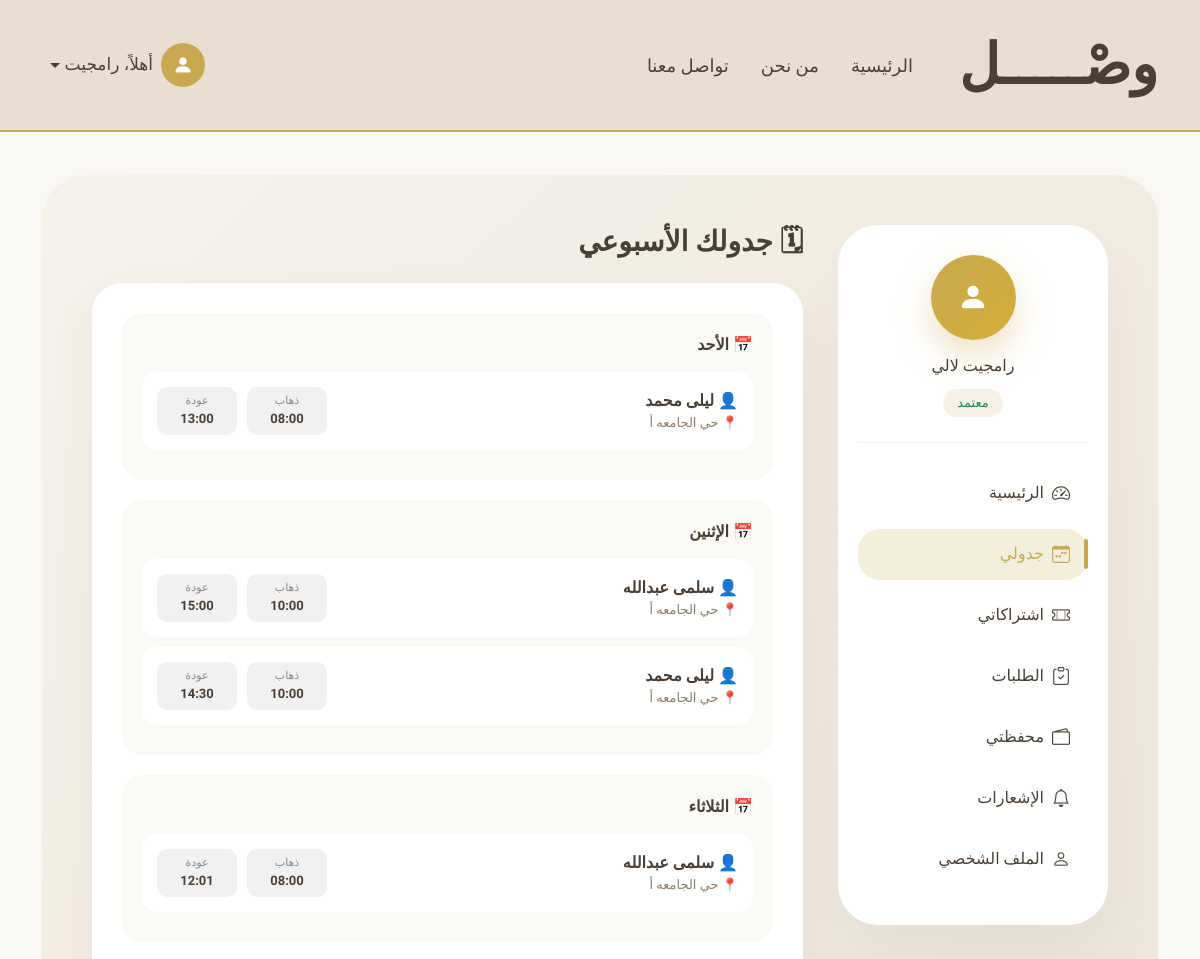
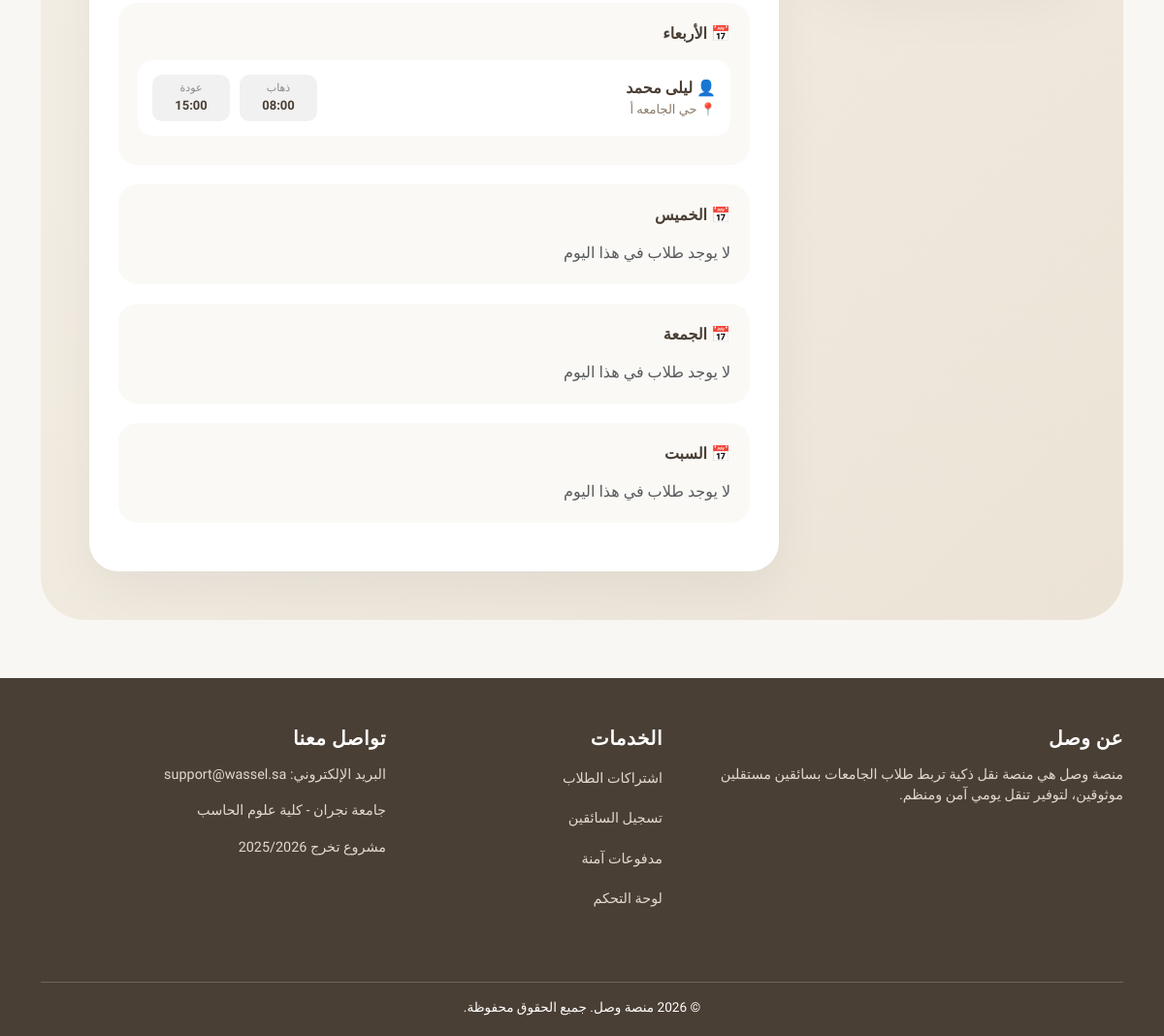
The app's page /driver/schedule/ (signed in) with its own data (2 pictures, top to bottom).
### accounts/models.py (models this page shows, shortened)
class User(AbstractUser):
    username = None  # حذفنا username رسميًا
    ROLE_CHOICES = (
        ('student', 'طالب'),
        ('driver', 'سائق'),
        ('admin', 'مدير'),  # 🔥 الجديد
    )
    STATUS_CHOICES = (
        ('active', 'Active'),
        ('banned', 'Banned'),
    )
    ADMIN_LEVELS = (
        (1, "Super Admin"),
        (2, "Manager"),
    )
    admin_level = models.IntegerField(
        choices=ADMIN_LEVELS,
        null=True,
        blank=True
    )
    email = models.EmailField(unique=True)
    role = models.CharField(
        max_length=20,
        choices=ROLE_CHOICES,
        default='student'
    )
    phone = models.CharField(max_length=20)
    city = models.ForeignKey(
        City,
        on_delete=models.PROTECT,
        related_name="users",
        verbose_name="المدينة"
    )
    status = models.CharField(
        max_length=20,
        choices=STATUS_CHOICES,
        default='active'
    )
    USERNAME_FIELD = "email"
    REQUIRED_FIELDS = ["first_name", "last_name", "phone"]
    objects = CustomUserManager()

### subscriptions/models.py (models this page shows, shortened)
class Subscription(models.Model):
    DURATION_CHOICES = (
        ("monthly", "شهري"),
        ("semester", "فصلي"),
    )
    STATUS_CHOICES = (
        ("active", "Active"),
        ("inactive", "Inactive"),
        ("full", "Full"),
    )
    driver = models.ForeignKey(
        DriverProfile,
        on_delete=models.CASCADE,
        related_name="subscriptions"
    )
    neighborhood = models.CharField(max_length=200)
    price = models.DecimalField(max_digits=8, decimal_places=2)
    seats = models.PositiveIntegerField()
    available_seats = models.PositiveIntegerField()
    duration = models.CharField(
        max_length=20,
        choices=DURATION_CHOICES
    )
    status = models.CharField(
        max_length=20,
        choices=STATUS_CHOICES,
        default="active"
    )
    start_date = models.DateField()
    end_date = models.DateField()
    notes = models.TextField(blank=True, null=True)
    created_at = models.DateTimeField(auto_now_add=True)

class SubscriptionRequestSchedule(models.Model):
    DAYS_OF_WEEK = (
        ("sunday", "الأحد"),
        ("monday", "الإثنين"),
        ("tuesday", "الثلاثاء"),
        ("wednesday", "الأربعاء"),
        ("thursday", "الخميس"),
        ("friday", "الجمعة"),
        ("saturday", "السبت"),
    )
    request = models.ForeignKey(
        SubscriptionRequest,
        on_delete=models.CASCADE,
        related_name="schedule"
    )
    day_of_week = models.CharField(
        max_length=20,
        choices=DAYS_OF_WEEK
    )
    pickup_time = models.TimeField(blank=True, null=True)
    return_time = models.TimeField(blank=True, null=True)
    is_off_day = models.BooleanField(default=False)

### driver/views.py (the view)
# urls.py: path("schedule/", views.driver_schedule, name="schedule"),
@login_required
def driver_schedule(request):
    if request.user.role != "driver":
        return redirect("main:index")
    profile = request.user.driver_profile
    approved_requests = SubscriptionRequest.objects.filter(
        subscription__driver=profile,
        status="approved"
    ).prefetch_related("schedule", "student__user", "subscription")
    weekly_schedule = defaultdict(list)
    for req in approved_requests:
        for s in req.schedule.all():
            if s.is_off_day:
                continue
            day_name = DAYS_MAP.get(s.day_of_week.lower(), s.day_of_week)
            weekly_schedule[day_name].append({
                "student": req.student.user.get_full_name(),
                "neighborhood": req.subscription.neighborhood,
                "pickup": s.pickup_time,
                "return": s.return_time,
            })
    sorted_schedule = {day: weekly_schedule.get(day, []) for day in ORDER}
    context = {
        "schedule": sorted_schedule
    }
    return render(request, "driver/schedule.html", context)

### driver/templates/driver/schedule.html (shortened to what this page needs)
{% extends "driver/base_driver.html" %}
{% block driver_content %}
<h3 class="fw-bold mb-4">🗓 جدولك الأسبوعي</h3>
<div class="schedule-card">
{% if schedule %}
    {% for day, items in schedule.items %}
        <div class="day-box">
            <div class="day-title">📅 {{ day }}</div>
            {% if items %}
                {% for item in items %}
                <div class="student-item">
                    <div>
                        <div class="fw-bold">
                            👤 {{ item.student }}
                        </div>
                        <div class="meta">
                            📍 {{ item.neighborhood }}
                        </div>
                    </div>
                    <div>
                        {% if item.pickup %}
                            <div class="time-wrapper">
                                <div class="time-box">
                                    <div class="time-label">ذهاب</div>
                                    <div class="time-value">
                                        {{ item.pickup|time:"H:i" }}
                                    </div>
                                </div>
                                <div class="time-box">
                                    <div class="time-label">عودة</div>
                                    <div class="time-value">
                                        {{ item.return|time:"H:i" }}
                                    </div>
                                </div>
                            </div>
                        {% else %}
                            <span class="text-muted">لم يحدد الوقت</span>
                        {% endif %}
                    </div>
                </div>
                {% endfor %}
            {% else %}
                <div class="text-muted">لا يوجد طلاب في هذا اليوم</div>
            {% endif %}
        </div>
    {% endfor %}
{% else %}
    <div class="text-center text-muted">
        لا يوجد جدول حالياً
    </div>
{% endif %}
</div>
{% endblock %}

### driver/templates/driver/base_driver.html (shortened to what this page needs)
{% extends "base.html" %}
{% block content %}
<div class="driver-page-bg">
    <div class="driver-layout">
        <div class="driver-sidebar d-none d-lg-block">
            <div class="driver-profile-box">
                <div class="driver-avatar">
                    <i class="bi bi-person-fill"></i>
                </div>
                <h6 class="mt-3 mb-1">{{ user.get_full_name }}</h6>
                {% if user.driver_profile.verification_status == "approved" %}
                <span class="driver-status text-success">معتمد</span>
                {% elif user.driver_profile.verification_status == "pending" %}
                <span class="driver-status text-warning">قيد المراجعة</span>
                {% elif user.driver_profile.verification_status == "rejected" %}
                <span class="driver-status text-danger">مرفوض</span>
                {% else %}
                <span class="driver-status text-secondary">غير مكتمل</span>
                {% endif %}
            </div>
            <a href="{% url 'driver:dashboard' %}"
                class="driver-link {% if request.resolver_match.url_name == 'dashboard' %}active{% endif %}">
                <i class="bi bi-speedometer2 me-2"></i>
                الرئيسية
            </a>
            <a href="{% url 'driver:schedule' %}"
            class="driver-link {% if request.resolver_match.url_name == 'schedule' %}active{% endif %}">
                <i class="bi bi-calendar-week me-2"></i>
                جدولي
            </a>
            <a href="{% url 'driver:subscriptions' %}"
                class="driver-link {% if request.resolver_match.url_name == 'subscriptions' %}active{% endif %}">
                <i class="bi bi-ticket-perforated me-2"></i>
                اشتراكاتي
            </a>
            <a href="{% url 'driver:requests' %}"
                class="driver-link {% if request.resolver_match.url_name == 'requests' %}active{% endif %}">
                <i class="bi bi-clipboard-check me-2"></i>
                الطلبات
            </a>
            <a href="{% url 'payment:wallet' %}"
            class="driver-link {% if request.resolver_match.url_name == 'wallet' %}active{% endif %}">
                <i class="bi bi-wallet2 me-2"></i>
                محفظتي
            </a>
            <a href="{% url 'driver:notifications' %}"
                class="driver-link {% if request.resolver_match.url_name == 'notifications' %}active{% endif %}">
                <i class="bi bi-bell me-2"></i>
                الإشعارات
            </a>
            <a href="{% url 'driver:profile' %}"
                class="driver-link {% if request.resolver_match.url_name == 'profile' %}active{% endif %}">
                <i class="bi bi-person me-2"></i>
                الملف الشخصي
            </a>
        </div>
        <div class="driver-content">
            {% block driver_content %}{% endblock %}
        </div>
    </div>
</div>
{% endblock %}

### templates/base.html (shortened to what this page needs)
{% load static %}
<!DOCTYPE html>
<html lang="ar" dir="rtl">
<head>
    <link href="https://cdn.jsdelivr.net/npm/bootstrap-icons/font/bootstrap-icons.css" rel="stylesheet">
    <link href="https://cdn.jsdelivr.net/npm/bootstrap@5.3.2/dist/css/bootstrap.rtl.min.css" rel="stylesheet">
</head>
<body>
    <nav class="navbar navbar-expand-lg fixed-top custom-navbar">
        <div class="container">
            <a class="navbar-brand" href="{% url 'main:index' %}">وصْـــــل</a>
            <div class="collapse navbar-collapse" id="navbarNav">
                <ul class="navbar-nav align-items-center me-auto">
                    <li class="nav-item mx-2">
                        <a class="nav-link {% if request.resolver_match.url_name == 'index' %}active-link{% endif %}"
                            href="{% url 'main:index' %}">
                            الرئيسية
                        </a>
                    </li>
                    <li class="nav-item mx-2">
                        <a class="nav-link {% if request.resolver_match.url_name == 'about' %}active-link{% endif %}"
                            href="{% url 'main:about' %}">
                            من نحن
                        </a>
                    </li>
                    <li class="nav-item mx-2">
                        <a class="nav-link {% if request.resolver_match.url_name == 'contact' %}active-link{% endif %}"
                            href="{% url 'main:contact' %}">
                            تواصل معنا
                        </a>
                    </li>
                </ul>
                <ul class="navbar-nav align-items-center">
                    {% if user.is_authenticated %}
                    <li class="nav-item dropdown user-dropdown">
                        <a class="nav-link dropdown-toggle d-flex align-items-center user-trigger" href="#"
                            role="button" data-bs-toggle="dropdown" aria-expanded="false">
                            <div class="user-icon">
                                <i class="bi bi-person-fill"></i>
                            </div>
                            <span class="user-name ms-2">
                                أهلاً، {{ user.first_name }}
                            </span>
                        </a>
                    </li>
                    {% endif %}
                </ul>
            </div>
        </div>
    </nav>
    <main class="container">
                    {% block content %}
                    {% endblock %}
    </main>
    <footer>
        <div class="container">
            <div class="row">
                <div class="col-md-5 mb-4">
                    <h5>عن وصل</h5>
                    <p>
                        منصة وصل هي منصة نقل ذكية تربط طلاب الجامعات
                        بسائقين مستقلين موثوقين، لتوفير تنقل يومي آمن ومنظم.
                    </p>
                </div>
                <div class="col-md-3 mb-4">
                    <h5>الخدمات</h5>
                    <ul class="list-unstyled">
                        <li><a href="#">اشتراكات الطلاب</a></li>
                        <li><a href="#">تسجيل السائقين</a></li>
                        <li><a href="#">مدفوعات آمنة</a></li>
                        <li><a href="#">لوحة التحكم</a></li>
                    </ul>
                </div>
                <div class="col-md-4 mb-4">
                    <h5>تواصل معنا</h5>
                    <p>البريد الإلكتروني: support@wassel.sa</p>
                    <p>جامعة نجران - كلية علوم الحاسب</p>
                    <p>مشروع تخرج 2025/2026</p>
                </div>
            </div>
            <div class="footer-bottom">
                © 2026 منصة وصل. جميع الحقوق محفوظة.
            </div>
        </div>
    </footer>
</body>
</html>

### records on screen
User: first_name "رامجيت", get_full_name "رامجيت لالي"
Subscription: neighborhood "حي الجامعه أ" "حي الجامعه أ" "حي الجامعه أ" "حي الجامعه أ" "حي الجامعه أ"
SubscriptionRequestSchedule: pickup "08:00", return "13:00"
SubscriptionRequestSchedule: pickup "10:00", return "15:00"
SubscriptionRequestSchedule: pickup "10:00", return "14:30"
SubscriptionRequestSchedule: pickup "08:00", return "12:01"
SubscriptionRequestSchedule: pickup "08:00", return "15:00"

### other values on screen
{{ day }} "الأحد" "الإثنين" "الثلاثاء" "الأربعاء" "الخميس" "الجمعة" "السبت"
{{ item.student }} "ليلى محمد" "سلمى عبدالله" "ليلى محمد" "سلمى عبدالله" "ليلى محمد"
